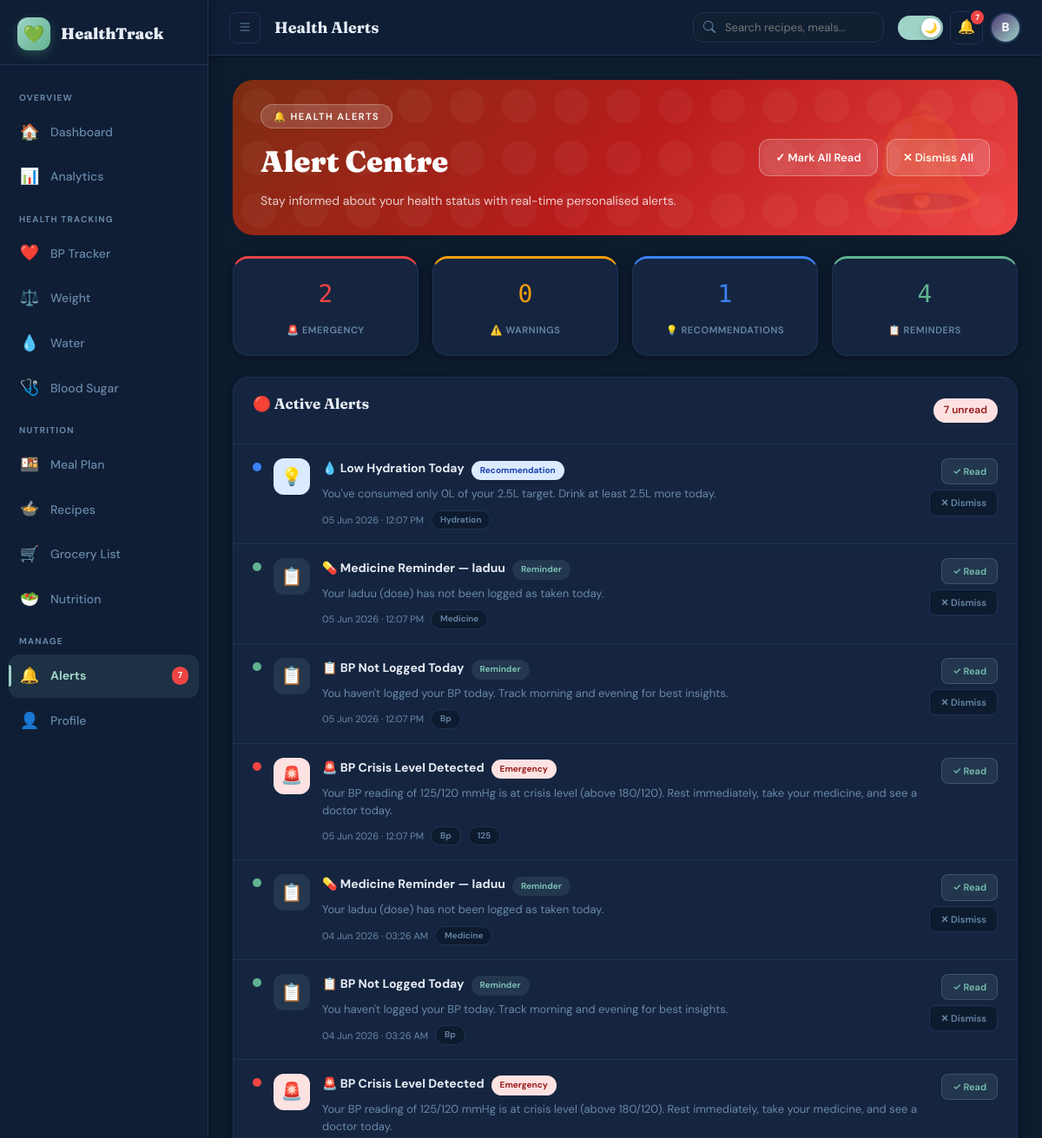
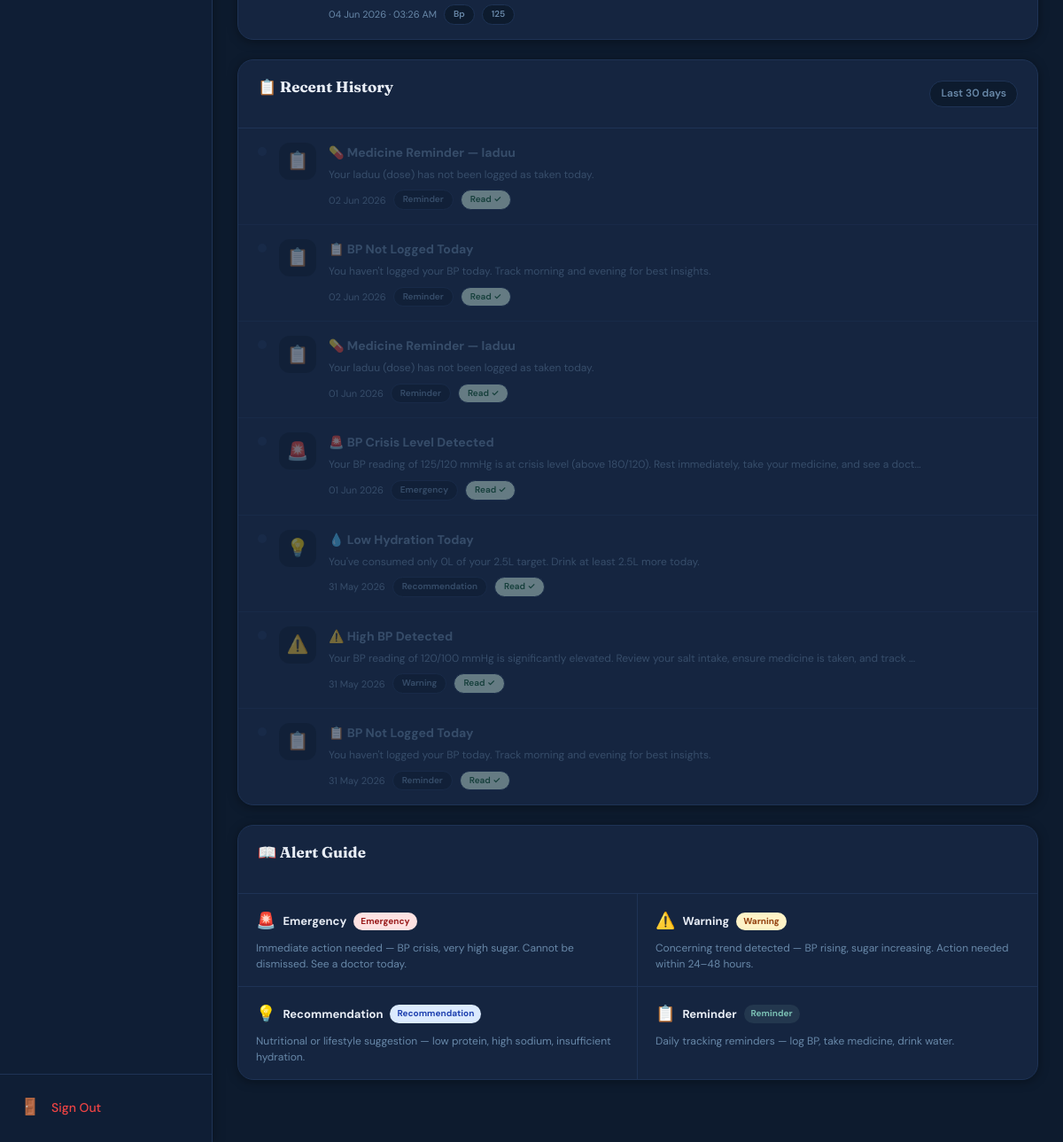
The app's page /alerts/ (signed in) with its own data (2 pictures, top to bottom).
### models.py (models this page shows, shortened)
class User(UserMixin, db.Model):
    __tablename__ = "users"
    id              = db.Column(db.Integer, primary_key=True)
    name            = db.Column(db.String(120), nullable=False)
    email           = db.Column(db.String(180), unique=True, nullable=False, index=True)
    password_hash   = db.Column(db.String(255), nullable=False)
    is_active       = db.Column(db.Boolean, default=True)
    is_verified     = db.Column(db.Boolean, default=False)
    onboarding_done = db.Column(db.Boolean, default=False)
    dark_mode       = db.Column(db.Boolean, default=False)
    created_at      = db.Column(db.DateTime, default=datetime.utcnow)
    last_login      = db.Column(db.DateTime, nullable=True)
    last_updated    = db.Column(db.DateTime, default=datetime.utcnow, onupdate=datetime.utcnow)
    health_profile  = db.relationship("UserHealthProfile", backref="user", uselist=False, cascade="all, delete-orphan")
    conditions      = db.relationship("UserCondition",     backref="user", cascade="all, delete-orphan")
    goals           = db.relationship("UserGoal",          backref="user", uselist=False, cascade="all, delete-orphan")
    health_metrics  = db.relationship("HealthMetric",      backref="user", cascade="all, delete-orphan", lazy="dynamic")
    meal_plans      = db.relationship("MealPlan",          backref="user", cascade="all, delete-orphan", lazy="dynamic")
    favorites       = db.relationship("Favorite",          backref="user", cascade="all, delete-orphan")
    grocery_items   = db.relationship("GroceryItem",       backref="user", cascade="all, delete-orphan", lazy="dynamic")
    alerts          = db.relationship("Alert",             backref="user", cascade="all, delete-orphan", lazy="dynamic")
    medicines       = db.relationship("Medicine",          backref="user", cascade="all, delete-orphan")
    nutrition_logs  = db.relationship("NutritionDailyLog", backref="user", cascade="all, delete-orphan", lazy="dynamic")
    weekly_insights = db.relationship("WeeklyInsight",     backref="user", cascade="all, delete-orphan", lazy="dynamic")
    @property
    def condition_names(self):
        return [uc.condition.name for uc in self.conditions]
    @property
    def has_bp(self):
        return "High Blood Pressure" in self.condition_names
    @property
    def has_weight_loss(self):
        return any("Weight Loss" in n for n in self.condition_names)

class Alert(db.Model):
    __tablename__ = "alerts"
    id              = db.Column(db.Integer, primary_key=True)
    user_id         = db.Column(db.Integer, db.ForeignKey("users.id"), nullable=False, index=True)
    alert_type      = db.Column(db.String(20), nullable=False)
    category        = db.Column(db.String(30), nullable=True)
    title           = db.Column(db.String(200), nullable=False)
    message         = db.Column(db.Text, nullable=False)
    action_text     = db.Column(db.String(100), nullable=True)
    action_url      = db.Column(db.String(200), nullable=True)
    trigger_value   = db.Column(db.Float, nullable=True)
    is_read         = db.Column(db.Boolean, default=False)
    is_dismissed    = db.Column(db.Boolean, default=False)
    created_at      = db.Column(db.DateTime, default=datetime.utcnow, index=True)
    expires_at      = db.Column(db.DateTime, nullable=True)

### routes/alert_routes.py (the view)
@alert_bp.route("/")
@login_required
def index():
    user = current_user
    unread = Alert.query.filter_by(
        user_id=user.id, is_read=False, is_dismissed=False
    ).order_by(Alert.created_at.desc()).all()
    read = Alert.query.filter_by(
        user_id=user.id, is_read=True
    ).filter(
        Alert.created_at >= datetime.utcnow() - timedelta(days=30)
    ).order_by(Alert.created_at.desc()).limit(20).all()
    _run_alert_engine(user)
    unread = Alert.query.filter_by(
        user_id=user.id, is_read=False, is_dismissed=False
    ).order_by(Alert.created_at.desc()).all()
    return render_template(
        "alerts/index.html",
        unread  = unread,
        read    = read,
        today   = date.today(),
    )

### templates/alerts/index.html (shortened to what this page needs)
{% extends "base.html" %}
{% block page_title %}Health Alerts{% endblock %}
{% block content %}
<div class="alerts-hero animate-fadeIn">
  <div class="hero-left">
    <div class="hero-eyebrow">🔔 Health Alerts</div>
    <h1 class="hero-title">Alert Centre</h1>
    <p class="hero-sub">Stay informed about your health status with real-time personalised alerts.</p>
  </div>
  <div class="hero-actions">
    {% if unread %}
    <a href="{{ url_for('alert.mark_all_read') }}" class="btn-hero-action">✓ Mark All Read</a>
    {% endif %}
    <a href="{{ url_for('alert.dismiss_all') }}" class="btn-hero-action">✕ Dismiss All</a>
  </div>
</div>
<div class="stats-row">
  {% set emergency_count    = unread | selectattr('alert_type','equalto','emergency')      | list | length %}
  {% set warning_count      = unread | selectattr('alert_type','equalto','warning')        | list | length %}
  {% set recommend_count    = unread | selectattr('alert_type','equalto','recommendation') | list | length %}
  {% set reminder_count     = unread | selectattr('alert_type','equalto','reminder')       | list | length %}
  <div class="alert-stat">
    <span class="as-val red">{{ emergency_count }}</span>
    <span class="as-lbl">🚨 Emergency</span>
  </div>
  <div class="alert-stat">
    <span class="as-val yellow">{{ warning_count }}</span>
    <span class="as-lbl">⚠️ Warnings</span>
  </div>
  <div class="alert-stat">
    <span class="as-val blue">{{ recommend_count }}</span>
    <span class="as-lbl">💡 Recommendations</span>
  </div>
  <div class="alert-stat">
    <span class="as-val green">{{ reminder_count }}</span>
    <span class="as-lbl">📋 Reminders</span>
  </div>
</div>
<div class="section-card">
  <div class="section-hdr">
    <div class="section-title">🔴 Active Alerts</div>
    {% if unread %}
    <span class="section-count" style="background:#fee2e2;color:#991b1b;">{{ unread|length }} unread</span>
    {% else %}
    <span class="section-count" style="background:#dcfce7;color:#166534;">All clear</span>
    {% endif %}
  </div>
  {% if unread %}
    {% set type_icons = {
      'emergency':      '🚨',
      'warning':        '⚠️',
      'recommendation': '💡',
      'reminder':       '📋'
    } %}
    {% for alert in unread %}
    <div class="alert-row">
      <div class="alert-type-dot dot-{{ alert.alert_type }}"></div>
      <div class="alert-icon-wrap aw-{{ alert.alert_type }}">
        {{ type_icons.get(alert.alert_type, '🔔') }}
      </div>
      <div class="alert-content">
        <div style="display:flex;align-items:center;gap:8px;margin-bottom:4px;flex-wrap:wrap;">
          <div class="alert-title">{{ alert.title }}</div>
          <span class="type-badge tb-{{ alert.alert_type }}">{{ alert.alert_type|title }}</span>
        </div>
        <div class="alert-message">{{ alert.message }}</div>
        <div class="alert-meta">
          <span class="alert-time">{{ alert.created_at.strftime('%d %b %Y · %I:%M %p') }}</span>
          {% if alert.category %}
          <span class="alert-cat-chip">{{ alert.category|title }}</span>
          {% endif %}
          {% if alert.trigger_value %}
          <span class="alert-cat-chip">{{ alert.trigger_value|int }}</span>
          {% endif %}
        </div>
      </div>
      <div class="alert-actions">
        <a href="{{ url_for('alert.mark_read', alert_id=alert.id) }}" class="btn-read">✓ Read</a>
        {% if alert.alert_type != 'emergency' %}
        <a href="{{ url_for('alert.dismiss', alert_id=alert.id) }}" class="btn-dismiss">✕ Dismiss</a>
        {% endif %}
      </div>
    </div>
    {% endfor %}
  {% else %}
  <div class="all-clear">
    <span class="all-clear-icon">✅</span>
    <div class="all-clear-title">All Clear!</div>
    <div class="all-clear-desc">No active alerts right now. Keep tracking your health metrics daily to stay ahead of any issues.</div>
  </div>
  {% endif %}
</div>
{% if read %}
<div class="section-card">
  <div class="section-hdr">
    <div class="section-title">📋 Recent History</div>
    <span class="section-count" style="background:var(--bg);color:var(--text-muted);border:1px solid var(--border);">Last 30 days</span>
  </div>
  {% for alert in read %}
  <div class="alert-row dismissed">
    <div class="alert-type-dot" style="background:var(--border);"></div>
    <div class="alert-icon-wrap" style="background:var(--bg);">
      {% if alert.alert_type == 'emergency' %}🚨
      {% elif alert.alert_type == 'warning' %}⚠️
      {% elif alert.alert_type == 'recommendation' %}💡
      {% else %}📋{% endif %}
    </div>
    <div class="alert-content">
      <div class="alert-title" style="color:var(--text-muted);">{{ alert.title }}</div>
      <div class="alert-message" style="font-size:12px;">{{ alert.message[:120] }}{% if alert.message|length > 120 %}...{% endif %}</div>
      <div class="alert-meta">
        <span class="alert-time">{{ alert.created_at.strftime('%d %b %Y') }}</span>
        <span class="alert-cat-chip">{{ alert.alert_type|title }}</span>
        <span class="alert-cat-chip" style="background:#dcfce7;color:#166534;">Read ✓</span>
      </div>
    </div>
  </div>
  {% endfor %}
</div>
{% endif %}
<div class="section-card" style="animation-delay:0.3s;">
  <div class="section-hdr">
    <div class="section-title">📖 Alert Guide</div>
  </div>
  <div style="display:grid;grid-template-columns:repeat(2,1fr);gap:0;">
    {% set guide = [
      ('🚨','Emergency','Immediate action needed — BP crisis, very high sugar. Cannot be dismissed. See a doctor today.','#fee2e2','#991b1b'),
      ('⚠️','Warning','Concerning trend detected — BP rising, sugar increasing. Action needed within 24–48 hours.','#fef3c7','#92400e'),
      ('💡','Recommendation','Nutritional or lifestyle suggestion — low protein, high sodium, insufficient hydration.','#dbeafe','#1e40af'),
      ('📋','Reminder','Daily tracking reminders — log BP, take medicine, drink water.','var(--accent-pale)','var(--accent-dark)'),
    ] %}
    {% for icon,type,desc,bg,color in guide %}
    <div style="padding:16px 20px;border-right:{% if loop.index % 2 == 1 %}1px solid var(--border){% else %}none{% endif %};border-bottom:{% if loop.index <= 2 %}1px solid var(--border){% else %}none{% endif %};">
      <div style="display:flex;align-items:center;gap:8px;margin-bottom:6px;">
        <span style="font-size:18px;">{{ icon }}</span>
        <span style="font-size:13px;font-weight:700;color:var(--text-primary);">{{ type }}</span>
        <span style="background:{{ bg }};color:{{ color }};border-radius:100px;padding:2px 8px;font-size:10px;font-weight:700;">{{ type }}</span>
      </div>
      <div style="font-size:12px;color:var(--text-muted);line-height:1.5;">{{ desc }}</div>
    </div>
    {% endfor %}
  </div>
</div>
{% endblock %}

### templates/base.html (shortened to what this page needs)
<!DOCTYPE html>
<html lang="en" data-theme="{{ 'dark' if current_user.is_authenticated and current_user.dark_mode else 'light' }}">
<head>
  <link rel="stylesheet" href="https://cdn.jsdelivr.net/npm/bootstrap-icons@1.11.3/font/bootstrap-icons.min.css">
</head>
<body>
{% if current_user.is_authenticated %}
<div class="app-layout">
  <aside class="sidebar" id="sidebar">
    <div class="sidebar-logo">
      <div class="sidebar-logo-icon">💚</div>
      <span class="sidebar-logo-text">HealthTrack</span>
    </div>
    <nav class="sidebar-nav">
      <div class="nav-section-label">Overview</div>
      <a href="{{ url_for('main.dashboard') }}" class="nav-item {% if request.endpoint and 'main.dashboard' in request.endpoint %}active{% endif %}">
        <span class="nav-item-icon">🏠</span>
        <span class="nav-item-text">Dashboard</span>
      </a>
      <a href="{{ url_for('analytics.index') }}" class="nav-item {% if request.endpoint and 'analytics' in request.endpoint %}active{% endif %}">
        <span class="nav-item-icon">📊</span>
        <span class="nav-item-text">Analytics</span>
      </a>
      <div class="nav-section-label">Health Tracking</div>
      <a href="{{ url_for('bp.tracker') }}" class="nav-item {% if request.endpoint and 'bp.' in request.endpoint %}active{% endif %}">
        <span class="nav-item-icon">❤️</span>
        <span class="nav-item-text">BP Tracker</span>
      </a>
      <a href="{{ url_for('tracker.weight') }}" class="nav-item {% if request.endpoint and 'tracker.weight' in request.endpoint %}active{% endif %}">
        <span class="nav-item-icon">⚖️</span>
        <span class="nav-item-text">Weight</span>
      </a>
      <a href="{{ url_for('tracker.water') }}" class="nav-item {% if request.endpoint and 'tracker.water' in request.endpoint %}active{% endif %}">
        <span class="nav-item-icon">💧</span>
        <span class="nav-item-text">Water</span>
      </a>
      <a href="{{ url_for('tracker.sugar') }}" class="nav-item {% if request.endpoint and 'tracker.sugar' in request.endpoint %}active{% endif %}">
        <span class="nav-item-icon">🩺</span>
        <span class="nav-item-text">Blood Sugar</span>
      </a>
      <div class="nav-section-label">Nutrition</div>
      <a href="{{ url_for('meal.meals') }}" class="nav-item {% if request.endpoint and 'meal.' in request.endpoint %}active{% endif %}">
        <span class="nav-item-icon">🍱</span>
        <span class="nav-item-text">Meal Plan</span>
      </a>
      <a href="{{ url_for('meal.recipes') }}" class="nav-item {% if request.endpoint and request.endpoint == 'meal.recipes' %}active{% endif %}">
        <span class="nav-item-icon">🍲</span>
        <span class="nav-item-text">Recipes</span>
      </a>
      <a href="{{ url_for('meal.grocery_list') }}" class="nav-item {% if request.endpoint and request.endpoint == 'meal.grocery_list' %}active{% endif %}">
        <span class="nav-item-icon">🛒</span>
        <span class="nav-item-text">Grocery List</span>
      </a>
      <a href="{{ url_for('nutrition.dashboard') }}" class="nav-item {% if request.endpoint and 'nutrition.' in request.endpoint %}active{% endif %}">
        <span class="nav-item-icon">🥗</span>
        <span class="nav-item-text">Nutrition</span>
      </a>
      <div class="nav-section-label">Manage</div>
      <a href="{{ url_for('alert.index') }}" class="nav-item {% if request.endpoint and 'alert.' in request.endpoint %}active{% endif %}">
        <span class="nav-item-icon">🔔</span>
        <span class="nav-item-text">Alerts</span>
        {% if unread_alerts is defined and unread_alerts > 0 %}
          <span class="nav-badge">{{ unread_alerts }}</span>
        {% endif %}
      </a>
      <a href="{{ url_for('profile.index') }}" class="nav-item {% if request.endpoint and 'profile.' in request.endpoint %}active{% endif %}">
        <span class="nav-item-icon">👤</span>
        <span class="nav-item-text">Profile</span>
      </a>
    </nav>
    <div class="sidebar-footer">
      <a href="{{ url_for('auth.logout') }}" class="nav-item" style="color: #ef4444;">
        <span class="nav-item-icon">🚪</span>
        <span class="nav-item-text">Sign Out</span>
      </a>
    </div>
  </aside>
  <div class="main-wrapper">
    <nav class="navbar">
      <button class="navbar-toggle" id="sidebarToggle" onclick="toggleSidebar()" aria-label="Toggle sidebar">
        <i class="bi bi-list"></i>
      </button>
      <div class="navbar-page-title">
        {% block page_title %}{% endblock %}
      </div>
      <div class="navbar-search">
        <input type="text" class="navbar-search-input" placeholder="Search recipes, meals..." id="globalSearch">
      </div>
      <div class="navbar-actions">
        <button class="dark-toggle {% if current_user.dark_mode %}on{% endif %}" id="darkToggle" onclick="toggleDarkMode()" aria-label="Toggle dark mode" title="Toggle dark mode">
          <div class="dark-toggle-thumb">
            {% if current_user.dark_mode %}🌙{% else %}☀️{% endif %}
          </div>
        </button>
        <a href="{{ url_for('alert.index') }}" class="navbar-icon-btn" title="Alerts">
          🔔
          {% if unread_alerts is defined and unread_alerts > 0 %}
            <span class="notif-badge">{{ unread_alerts }}</span>
          {% endif %}
        </a>
        <a href="{{ url_for('profile.index') }}" class="navbar-avatar" title="Profile">
          {{ current_user.name[0].upper() if current_user.name else 'U' }}
        </a>
      </div>
    </nav>
    <main class="main-content">
      {% block content %}{% endblock %}
    </main>
  </div>
</div>
{% endif %}
</body>
</html>

### records on screen
User: name "B"
Alert: get "💡", title "💧 Low Hydration Today", alert_type "Recommendation", message "You've consumed only 0L of your 2.5L target. Drink at least 2.5L more today.", created_at "05 Jun 2026 · 12:07 PM", category "Hydration"
Alert: get "📋", title "💊 Medicine Reminder — laduu", alert_type "Reminder", message "Your laduu (dose) has not been logged as taken today.", created_at "05 Jun 2026 · 12:07 PM", category "Medicine"
Alert: get "📋", title "📋 BP Not Logged Today", alert_type "Reminder", message "You haven't logged your BP today. Track morning and evening for best insights.", created_at "05 Jun 2026 · 12:07 PM", category "Bp"
Alert: get "🚨", title "🚨 BP Crisis Level Detected", alert_type "Emergency", message "Your BP reading of 125/120 mmHg is at crisis level (above 180/120). Rest immediately, take your medicine, and see a doctor today.", created_at "05 Jun 2026 · 12:07 PM", category "Bp", trigger_value "125"
Alert: get "📋", title "💊 Medicine Reminder — laduu", alert_type "Reminder", message "Your laduu (dose) has not been logged as taken today.", created_at "04 Jun 2026 · 03:26 AM", category "Medicine"
Alert: get "📋", title "📋 BP Not Logged Today", alert_type "Reminder", message "You haven't logged your BP today. Track morning and evening for best insights.", created_at "04 Jun 2026 · 03:26 AM", category "Bp"
Alert: get "🚨", title "🚨 BP Crisis Level Detected", alert_type "Emergency", message "Your BP reading of 125/120 mmHg is at crisis level (above 180/120). Rest immediately, take your medicine, and see a doctor today.", created_at "04 Jun 2026 · 03:26 AM", category "Bp", trigger_value "125"
Alert: title "💊 Medicine Reminder — laduu", message "Your laduu (dose) has not been logged as taken today.", created_at "02 Jun 2026", alert_type "Reminder"
Alert: title "📋 BP Not Logged Today", message "You haven't logged your BP today. Track morning and evening for best insights.", created_at "02 Jun 2026", alert_type "Reminder"
Alert: title "💊 Medicine Reminder — laduu", message "Your laduu (dose) has not been logged as taken today.", created_at "01 Jun 2026", alert_type "Reminder"
Alert: title "🚨 BP Crisis Level Detected", message "Your BP reading of 125/120 mmHg is at crisis level (above 180/120). Rest immediately, take your medicine, and see a doct", created_at "01 Jun 2026", alert_type "Emergency"
Alert: title "💧 Low Hydration Today", message "You've consumed only 0L of your 2.5L target. Drink at least 2.5L more today.", created_at "31 May 2026", alert_type "Recommendation"
Alert: title "⚠️ High BP Detected", message "Your BP reading of 120/100 mmHg is significantly elevated. Review your salt intake, ensure medicine is taken, and track", created_at "31 May 2026", alert_type "Warning", icon "⚠️", desc "Concerning trend detected — BP rising, sugar increasing. Action needed within 24–48 hours."
Alert: title "📋 BP Not Logged Today", message "You haven't logged your BP today. Track morning and evening for best insights.", created_at "31 May 2026", alert_type "Reminder"

### other values on screen
{{ unread_alerts }} "7"
{{ emergency_count }} "2"
{{ warning_count }} "0"
{{ recommend_count }} "1"
{{ reminder_count }} "4"
{{ unread|length }} "7"
{{ icon }} "🚨" "💡" "📋"
{{ type }} "Emergency" "Recommendation" "Reminder"
{{ desc }} "Immediate action needed — BP crisis, very high sugar. Cannot be dismissed. See a doctor today." "Nutritional or lifestyle suggestion — low protein, high sodium, insufficient hydration." "Daily tracking reminders — log BP, take medicine, drink water."
